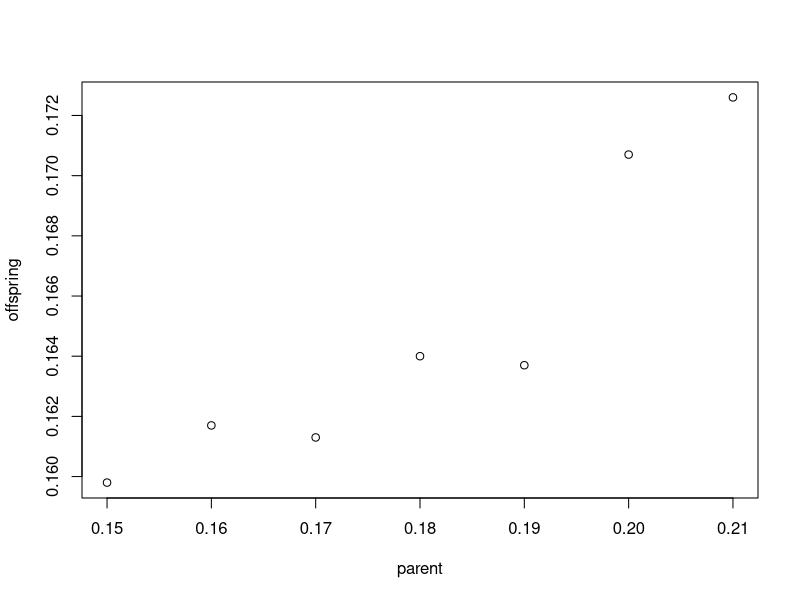
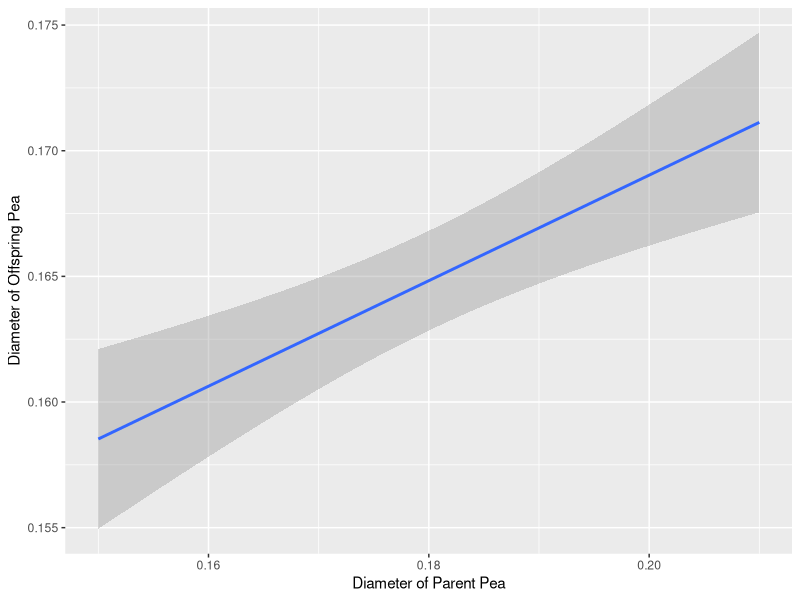
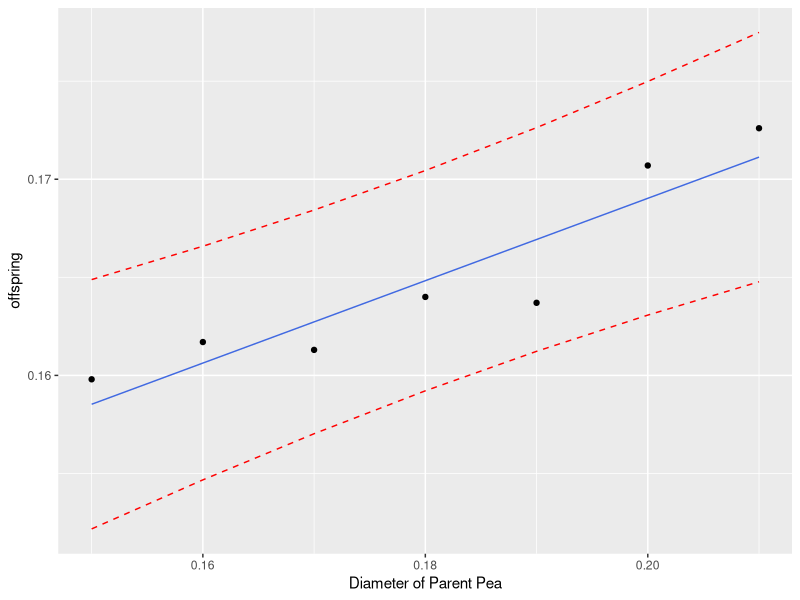

Recreate these plots in R, in order.
## ---- chunk 1
peas <- read.table(text="
parent,offspring
0.21,0.1726
0.20,0.1707
0.19,0.1637
0.18,0.1640
0.17,0.1613
0.16,0.1617
0.15,0.1598", header=TRUE, sep=",")

pea <- read.table(text="parent,offspring
0.21,0.1726
0.20,0.1707
0.19,0.1637", header=TRUE, sep=",")

out.mod <- lm(offspring~parent, data=pea)
summary(out.mod)



cor(peas$parent, peas$offspring)
plot(offspring~parent, data=peas)
## ---- chunk 2
#model: offspring = beta0 + beta1 parent+ epsilon, epsilon~N(0,sigma2)

#Fit Model/Estimate the Model Parameters
out.peas<-lm(offspring~parent, data=peas)

#See parameter estimates and standard errors
summary(out.peas)        #Beta0hat is intercept and beta1 is parent
beta1hat <- 0.21         #estimated slope of inheritance effect is 0.21
beta0hat <- 0.127029
sigma2 <- 0.002043^2

#There is a statistically significant inheritance effect (p-value=0.002852)
## ---- chunk 3
#pvalue for h0: B1 is above
#95% CI on B1 is (0.1107, 0.3093)
confint(out.peas)
## ---- chunk 4
#Create a graphic showing estimated line and uncertainty
library(ggplot2)
qplot(parent, offspring, data=peas,
      geom="smooth", formula=y~x, method="lm", se=TRUE,
      xlab="Diameter of Parent Pea",
      ylab="Diameter of Offspring Pea")
## ---- chunk 5
predict(out.peas, newdata=data.frame(parent=0.2), interval="confidence")
## ---- chunk 6
predict(out.peas, newdata=data.frame(parent=0.18), interval="prediction")
## ---- chunk 7
plot.df <- cbind(peas, predict(out.peas, interval="prediction"))
ggplot(plot.df, aes(parent, offspring)) + xlab("Diameter of Parent Pea") + geom_point() + 
  geom_line(aes(y=fit), color="royalblue") + geom_line(aes(y=lwr), color="red", linetype="dashed") +
  geom_line(aes(y=upr), color="red", linetype="dashed")
